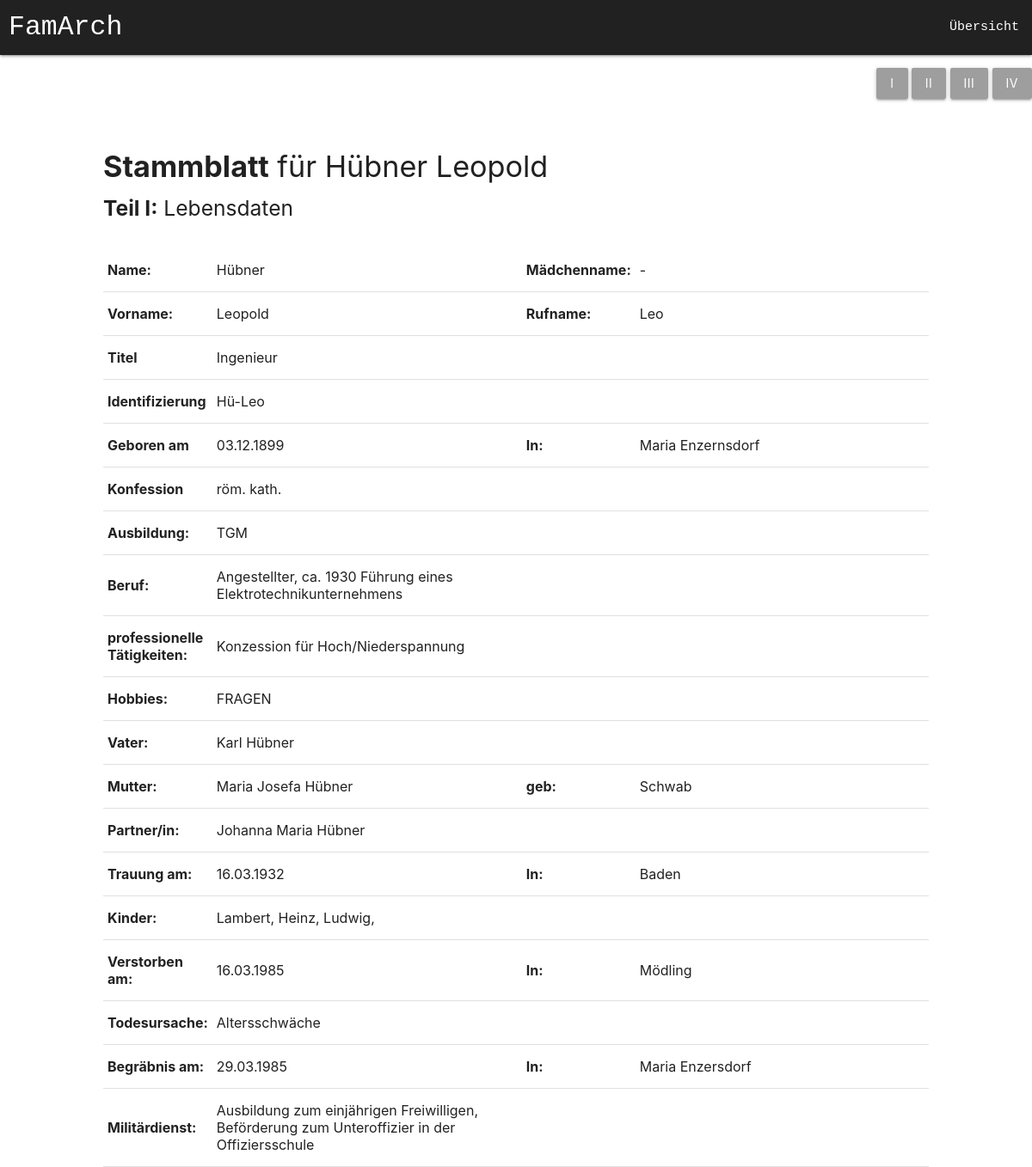
/nahansicht.php?curPerson=3, run on an earlier commit of the app's database.
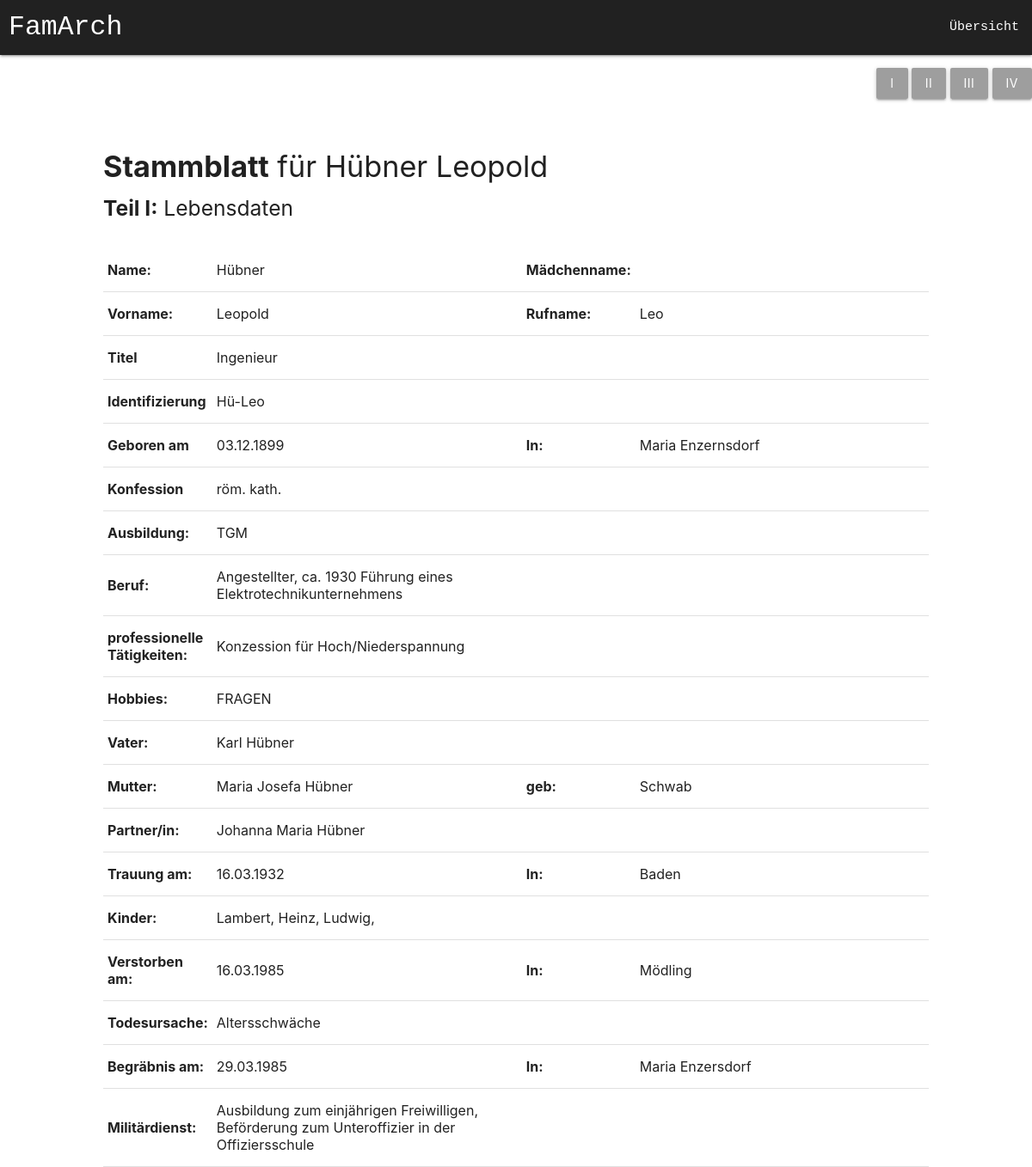
And on a later commit of the database.
### tables this page shows
CREATE TABLE lebensdaten (
		id INTEGER,
		nachname VARCHAR(400),
		vorname VARCHAR(400),
		maedName VARCHAR(400),
		rufname VARCHAR(400),
		titel VARCHAR(200),
		kurzzeichen VARCHAR(500),
		gebDatum VARCHAR(300),
		gebOrt VARCHAR(300),
		konfession VARCHAR(200),
		ausbildung VARCHAR(500),
		berufLaufbahn VARCHAR(200),
		profTaetigkeiten VARCHAR(100),
		hobbies VARCHAR(100),
		vater INTEGER,
		mutter INTEGER,
		gebMutter VARCHAR(200),
		partnerin INTEGER,
		trauDatum VARCHAR(300),
		trauOrt VARCHAR(300),
		kind VARCHAR(500),
		geschwister VARCHAR(500),
		verstorbenAm VARCHAR(300),
		verstorbenIn VARCHAR(300),
		todUrsache VARCHAR(300),
		begraebnisAm VARCHAR(300),
		begraebnisIn VARCHAR(300),
		militaerdienst VARCHAR(400),
		geschlecht VARCHAR(300),
		stammbaum boolean,
		PRIMARY KEY(id),
		FOREIGN KEY (vater) REFERENCES lebensdaten(id),
		FOREIGN KEY (mutter) REFERENCES lebensdaten(id),
		FOREIGN KEY (partnerin) REFERENCES lebensdaten(id)
	);

### nahansicht.php (called while the page is built, shortened)
<?php
include 'open.php';
$curPerson=$_GET['curPerson'];
if(isset($_GET['stammblattnr'])) {
	$stammblattnr=$_GET['stammblattnr'];
}
else {
	$stammblattnr=1;
}
$row=$pdo -> query("SELECT * FROM lebensdaten WHERE id=$curPerson");
$person=$row->fetch();
$query=$pdo -> query("SELECT vorname,nachname FROM lebensdaten WHERE id=$person[vater]");
try {
	$vater_row = $query->fetch(PDO::FETCH_ASSOC);
	$vater = $vater_row['vorname'] . " " . $vater_row['nachname'];
}catch(Error $e) {
	$vater="";
}
$query=$pdo -> query("SELECT vorname,nachname FROM lebensdaten WHERE id=$person[mutter]");
try {
	$mutter_row = $query->fetch(PDO::FETCH_ASSOC);
	$mutter = $mutter_row['vorname'] . " " . $mutter_row['nachname'];
}catch(Error $e) {
	$mutter="";
}
$query=$pdo -> query("SELECT vorname,nachname FROM lebensdaten WHERE id=$person[partnerin]");
try {
	$partnerin_row = $query->fetch(PDO::FETCH_ASSOC);
	$partnerin = $partnerin_row['vorname'] . " " . $partnerin_row['nachname'];
}catch(Error $e) {
	$partnerin="";
}
if($stammblattnr == 1) {
	$sb_nr = "I";
}
include 'nahansicht-gui_' . $sb_nr . '.php';
?>

### nahansicht-gui_I.php (the view, shortened to what this page needs)
<!doctype html>
<html>
	<head>
	<link type="text/css" rel="stylesheet" href="materialize/css/materialize.min.css" media="screen,projection">
	<link rel="stylesheet" href="style.css">
</head>
<body>
	<div class="nahansichtFonttype">
	<nav>
    <div class="nav-wrapper grey darken-4">
		<a href="index.php" class="brand-logo logo">FamArch</a>
    	<ul id="nav-mobile" class="right hide-on-med-and-down">
			<li><a href="uebersicht.php" class="navBar">Übersicht</a></li>
     	</ul>
    </div>
  </nav>
	<p align="right">
		<a href="nahansicht.php?curPerson=<?php echo $curPerson; ?>&stammblattnr=1" class='btn grey' value="0">I</a>
		<a href="nahansicht.php?curPerson=<?php echo $curPerson; ?>&stammblattnr=2" class='btn grey' value="0">II</a>
		<a href="nahansicht.php?curPerson=<?php echo $curPerson; ?>&stammblattnr=3" class='btn grey' value="0">III</a>
		<a href="nahansicht.php?curPerson=<?php echo $curPerson; ?>&stammblattnr=4" class='btn grey' value="0">IV</a>
	</p>
	<br>
	<h4 style="margin-left:10%;"><b>Stammblatt</b> für <?php echo $person['nachname']?> <?php echo $person['vorname']?></h4>
	<h5 style="margin-left:10%;"><b>Teil I:</b> Lebensdaten</h5>
	<br>
	<div class="nahansichtGesamtTabelle">
		<table>
			<tbody>
			  <tr>
				<td style="width:10%"><b>Name:</b></td>
				<td style="width:40%"><?php echo $person['nachname']?></td>
				<td style="width:10%"><b>Mädchenname:</b></td>
				<td style="width:40%"><?php echo $person['maedName']?></td>
			  </tr>
			  <tr>
				<td style="width:10%"><b>Vorname:</b></td>
				<td style="width:40%"><?php echo $person['vorname']?></td>
				<td style="width:10%"><b>Rufname:</b></td>
				<td style="width:40%"><?php echo $person['rufname']?></td>
			  </tr>
			  <tr>
				<td style="width:10%"><b>Titel</b></td>
				<td style="width:40%"><?php echo $person['titel']?></td>
			  </tr>
			  <tr>
				<td style="width:10%"><b>Identifizierung</b></td>
				<td style="width:40%"><?php echo $person['kurzzeichen']?></td>
			  </tr>
			  <tr>
				<td style="width:10%"><b>Geboren am</b></td>
				<td style="width:40%"><?php echo $person['gebDatum']?></td>
				<td style="width:10%"><b>In:</b></td>
				<td style="width:40%"><?php echo $person['gebOrt']?></td>
			  </tr>
			  <tr>
				<td style="width:10%"><b>Konfession</b></td>
				<td style="width:40%"><?php echo $person['konfession']?></td>
			  </tr>
			  <tr>
				<td style="width:10%"><b>Ausbildung:</b></td>
				<td style="width:40%"><?php echo $person['ausbildung']?></td>
			  </tr>
			  <tr>
				<td style="width:10%"><b>Beruf:</b></td>
				<td style="width:40%"><?php echo $person['berufLaufbahn']?></td>
			  </tr>
			  <tr>
				<td style="width:10%"><b>professionelle Tätigkeiten:</b></td>
				<td style="width:40%"><?php echo $person['profTaetigkeiten']?></td>
			  </tr>
			  <tr>
				<td style="width:10%"><b>Hobbies:</b></td>
				<td style="width:40%"><?php echo $person['hobbies']?></td>
			  </tr>
			  <tr>
				<td style="width:10%"><b>Vater:</b></td>
				<td style="width:40%"><?php echo $vater ?></td>
			  </tr>
			  <tr>
				<td style="width:10%"><b>Mutter:</b></td>
				<td style="width:40%"><?php echo $mutter?></td>
				<td style="width:10%"><b>geb:</b></td>
				<td style="width:40%"><?php echo $person['gebMutter']?></td>
			  </tr>
			  <tr>
				<td style="width:10%"><b>Partner/in:</b></td>
				<td style="width:40%"><?php echo $partnerin?></td>
			  </tr>
			  <tr>
				<td style="width:10%"><b>Trauung am:</b></td>
				<td style="width:40%"><?php echo $person['trauDatum']?></td>
				<td style="width:10%"><b>In:</b></td>
				<td style="width:40%"><?php echo $person['trauOrt']?></td>
			  </tr>
			  <tr>
				<td style="width:10%"><b>Kinder:</b></td>
				<td style="width:40%"><?php echo $person['kind']?></td>
			  </tr>
			  <tr>
				<td style="width:10%"><b>Verstorben am:</b></td>
				<td style="width:40%"><?php echo $person['verstorbenAm']?></td>
				<td style="width:10%"><b>In:</b></td>
				<td style="width:40%"><?php echo $person['verstorbenIn']?></td>
			  </tr>
			  <tr>
				<td style="width:10%"><b>Todesursache:</b></td>
				<td style="width:40%"><?php echo $person['todUrsache']?></td>
			  </tr>
			  <tr>
				<td style="width:10%"><b>Begräbnis am:</b></td>
				<td style="width:40%"><?php echo $person['begraebnisAm']?></td>
				<td style="width:10%"><b>In:</b></td>
				<td style="width:40%"><?php echo $person['begraebnisIn']?></td>
			  </tr>
			  <tr>
				<td style="width:10%"><b>Militärdienst:</b></td>
				<td style="width:40%"><?php echo $person['militaerdienst']?></td>
			  </tr>
			</tbody>
		  </table>
	</div>
	  </div>
</body></html>

### style.css (style rules this page uses)
.nahansichtGesamtTabelle { width:80%; margin-left: 10%; }
.navBar { font-family:Consolas, "Andale Mono", "Lucida Console", "Lucida Sans Typewriter", Monaco, "Courier New", "monospace"; }
.logo { margin-left: 10px; font-family:Consolas, "Andale Mono", "Lucida Console", "Lucida Sans Typewriter", Monaco, "Courier New", "monospace"; }

What changed in the data, as far as the page shows it:
changed lebensdaten "Hübner": maedName "-" → (not shown)
